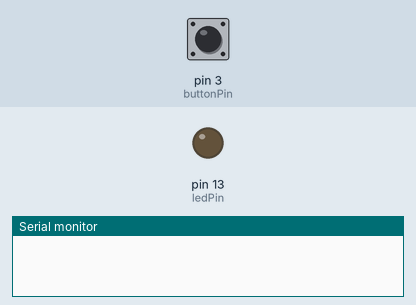
This sketch was run on a simulated Arduino Uno, built with avr-gcc and run on an emulated ATmega328P. Shown: output pins drawn as LEDs (lit = HIGH), the last lines printed to the serial monitor. The inputs (shaded band) are chosen by the test bench; at power-on: pin 3 (buttonPin) LOW.

Above: at 1.2 s.
1.3 s: pin 3 (buttonPin) pulled HIGH for 0.15 s
At 1.8 s:
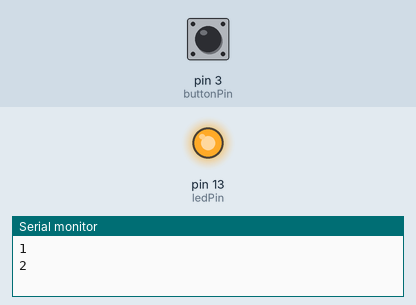
Timing chart, 0 to 4.3 s (numbered marks = the images above; inputs shaded):
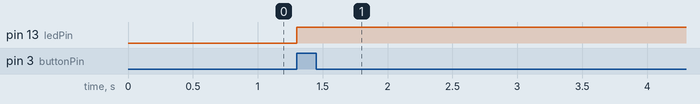

Measured:
- after the input at 1.3 s, pin 13 (ledPin): LOW → HIGH at once

The sketch:

Initial_encoder_counter.ino
```cpp
// constants won't change. They're used here to set pin numbers:
const int buttonPin = 3;     // the number of the pushbutton pin
const int ledPin =  13;      // the number of the LED pin

// variables will change:
int buttonState = 0;         // variable for reading the pushbutton status
int count = 0;

void setup() {
  // initialize the LED pin as an output:
  pinMode(ledPin, OUTPUT);
  // initialize the pushbutton pin as an input:
  pinMode(buttonPin, INPUT);
  attachInterrupt(digitalPinToInterrupt(3), count_ISR, CHANGE);
  Serial.begin(9600);
}

void loop() {
  // read the state of the pushbutton value:
  //buttonState = digitalRead(buttonPin);
  /*
  // check if the pushbutton is pressed. If it is, the buttonState is HIGH:
  if (buttonState == LOW) {
  }
  else {
    // turn LED off:
    digitalWrite(ledPin, LOW);
  }*/
}


void count_ISR()
{
  digitalWrite(ledPin, HIGH);
  count++;
  Serial.print(count);
  Serial.print("\n");
}
```
